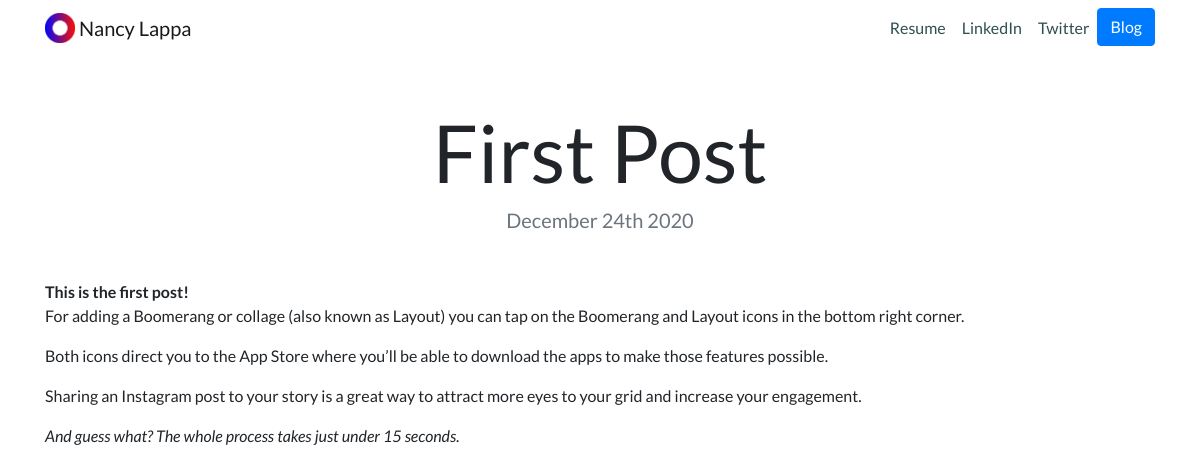
/blog/5/, run on the app's committed database.
### blog/models.py (models this page shows, shortened)
class Post(models.Model):
    title = models.CharField(max_length=200)
    date = models.DateField()
    description = models.TextField()

### blog/views.py (the view)
# urls.py: path('<int:post_id>/', views.detail, name='detail'), #pernav parametro to id tou post
def detail(request, post_id):
    post = get_object_or_404(Post, pk=post_id) #vazei to object sti metavliti post
    return render(request, 'blog/detail.html', {'post': post})

### blog/templates/blog/detail.html
{% extends "portfolio/base.html" %}
{% load static %}
{% block content %}
<h1 class="text-center mt-5" id="blogdetailtitle">{{ post.title }}</h1>
<h5 class="text-center text-muted mb-5">{{ post.date|date:'F jS Y' }}</h5>
{{ post.description|safe }}
{% endblock %}

### portfolio/static/portfolio/custom.css (style rules this page uses)
body { font-family: 'Lato', sans-serif; }
@media (min-width: 992px) { #blogdetailtitle { font-size: 5rem; } }

### data on the page
Post: title "First Post", date "December 24th 2020", description "This is the first post! For adding a Boomerang or collage (also known as Layout) you can tap on the Boomerang and Layout icons in the bottom right corner. Both icons direct you to the App Store where you’ll be able to download the apps to make those features possible. Sharing an Instagram post to your story is a great way to attract more eyes to your grid and increase your engagement. And guess what? The whole process takes just under 15 seconds."
